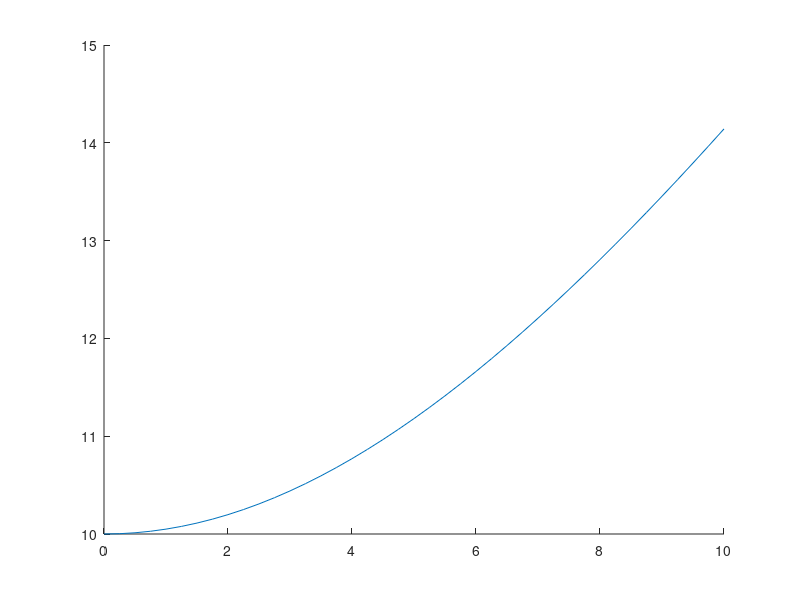

MATLAB code to generate this figure: (Note: this script raises an error after producing the figure.)
% clear workspace
clear
% set x as a range of 41 values between 0 and 10
x = linspace(0, 10, 41);
% set f as an anonymous function that takes two arguments
f = @(u, a) sqrt(u .^ 2 + a .^ 2);
% set y as the result of f applied to x and 10
y = f(x, 10);
% plot x and y and allow additional plots to be added
hold on
plot(x, y);
% set z as the result of do_array_2 applied to y
z = do_array_2(y);
% plot x and z
plot(x, z);
% set d as the result of f applied to x and 5
d = f(x, 5);
% set c as a 41 element array of NaN
c = nan(1, 41);
% set the first 21 elements of c to 21
c(1:21) = 21;
% set the last 20 elements of c to 41
c(22:end) = 41;
% set t as the sum of c and d
t = c + d;
% plot x and t
plot(x, t)
% set w as the result of do_array_2 applied to t
w = do_array_2(t);
% plot x and w
plot(x, w)
